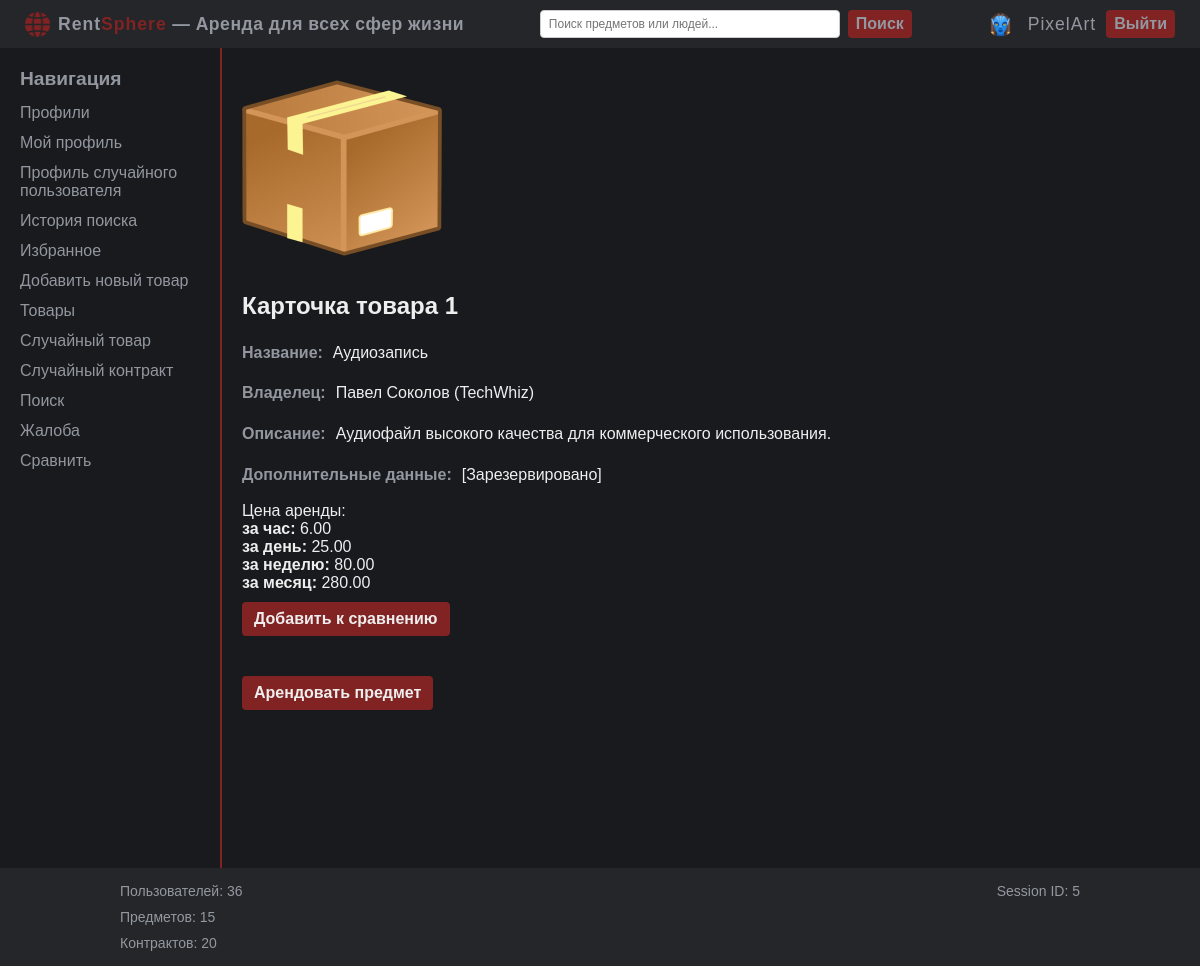
/items/1 (signed in), run on the app's committed database.
### models.py (models this page shows, shortened)
class User(Base):
    __tablename__ = "users"
    id = Column(Integer, primary_key=True)
    login = Column(String(100), unique=True, nullable=False)
    password = Column(String(200), nullable=False)
    ipn = Column(Integer)
    first_name = Column(String(100))
    last_name = Column(String(100))
    phone_number = Column(String(20))
    email = Column(String(100), unique=True, nullable=False)
    avatar = Column(String(255))
    register_date = Column(Integer)
    compare_items = Column(types.JSON, default=[], nullable=True)
    items = relationship("Item", backref="owner_user")

class Item(Base):
    __tablename__ = "items"
    id = Column(Integer, primary_key=True)
    photo = Column(String(255))
    name = Column(String(255), nullable=False)
    desc = Column(Text)
    price_h = Column(Numeric(10, 2), nullable=True)
    price_d = Column(Numeric(10, 2), nullable=True)
    price_w = Column(Numeric(10, 2), nullable=True)
    price_m = Column(Numeric(10, 2), nullable=True)
    owner_id = Column(Integer, ForeignKey("users.id"))
    owner = relationship("User", backref="owner_items")

### app.py (the view)
@app.route("/items/<item_id>", methods=["GET", "POST", "DELETE"])
def item_details(item_id):
    if request.method == "GET":
        if not session.get("user_id"):
            return redirect(url_for("login"))
        item = models.Item.query.filter_by(id=item_id).first()
        if not item:
            return "Item not found", 404
        item_data = {"photo": item.photo,
                     "name": item.name,
                     "desc": item.desc,
                     "price_h": item.price_h,
                     "price_d": item.price_d,
                     "price_w": item.price_w,
                     "price_m": item.price_m,
                     "owner_id": item.owner_id}
        owner = models.User.query.filter_by(id=item.owner_id).first()
        item_owner_data = {
            "first_name": owner.first_name,
            "last_name": owner.last_name,
            "login": owner.login,
        } if owner else None
        contract = models.Contract.query.filter_by(item_id=item_id).first()
        contract_data = {
            "renter_id": contract.renter_id,
            "date_end": contract.date_end,
            "is_available": contract.is_available,
        } if contract else None
        item_renter_data = None
        if contract and contract.renter_id:
            renter = models.User.query.filter_by(id=contract.renter_id).first()
            item_renter_data = {
                "first_name": renter.first_name,
                "last_name": renter.last_name,
                "login": renter.login,
            } if renter else None
        user_id = session.get("user_id")
        user = models.User.query.filter_by(id=user_id).first()
        compare_list = user.compare_items or []
        return render_template("item_details.html",
                               item_id=item_id,
                               item=item_data,
                               contract=contract_data,
                               item_owner=item_owner_data,
                               item_renter=item_renter_data,
                               compare_list=compare_list,
                               user=True)
    if request.method == "POST":
        return "POST"
    if request.method == "DELETE":
        return f"DELETE {item_id}"

### app.py (called while the page is built)
@app.teardown_request
def teardown_request(exceptions=None):
    db_session.remove()

@app.context_processor
def stats_data():
    session_id = session.get("user_id")
    users_total = models.User.query.count()
    items_total = models.Item.query.count()
    contracts_total = models.Contract.query.count()
    stats = {"users_total": users_total,
             "items_total": items_total,
             "contracts_total": contracts_total,
             "session_id": session_id}
    return dict(stats=stats)

@app.context_processor
def inject_user():
    user_id = session.get("user_id")
    user_data = {"id": None, "login": "Guest"}
    if user_id:
        try:
            user_id = int(user_id)
            user = models.User.query.filter_by(id=user_id).first()
            if user:
                user_data = {"id": user.id, "login": user.login}
        except (TypeError, ValueError):
            print(f"Пользователь с ID неверного типа: {type(user_id)}")
            user_data["id"] = None
            session["user_id"] = None
    return {"current_user": user_data}

### templates/item_details.html (shortened to what this page needs)
{% extends 'base.html' %}
{% block content %}
    {% if user %}
        <div class="item-image">
            <img src="{{ url_for('static', filename='images/items/default_item.png') }}" alt="Image" width="300" height="300">
        </div>
        <div class="item-content">
            <h2>Карточка товара {{ item_id }}</h2>
            <div class="item-info-field"><strong>Название:</strong> <span>{{ item.name }}</span></div>
            <div class="item-info-field"><strong>Владелец:</strong> <span>{{ item_owner.first_name }} {{ item_owner.last_name }} ({{ item_owner.login }})</span></div>
            <div class="item-info-field"><strong>Описание:</strong> <span>{{ item.desc }}</span></div>
            <div class="item-info-field"><strong>Дополнительные данные:</strong> <span>[Зарезервировано]</span></div>
            <span class="item-price-field">Цена аренды:</span>
            {% if item.price_h %}
            <div class="item-price-field"><strong>за час:</strong> <span>{{ item.price_h }}</span></div>
            {% endif %}
            {% if item.price_d %}
                <div class="item-price-field"><strong>за день:</strong> <span>{{ item.price_d }}</span></div>
            {% endif %}
            {% if item.price_w %}
                <div class="item-price-field"><strong>за неделю:</strong> <span>{{ item.price_w }}</span></div>
            {% endif %}
            {% if item.price_m %}
                <div class="item-price-field"><strong>за месяц:</strong> <span>{{ item.price_m }}</span></div>
            {% endif %}
        </div>
        <form action="{{ url_for('add_to_compare') }}" method="GET" class="compare-form-item">
                {% if item_id in compare_list %}
                    <button type="submit" class="compare-button-remove">
                    Убрать из сравнения
                    </button>
                {% else %}
                    <button type="submit" class="compare-button-add">
                    Добавить к сравнению
                    </button>
                {% endif %}
        </form>
        {% if contract.is_available %}
            <form action="{{ url_for('create_contract') }}" method="GET" class="book-item">
                    <button type="submit" class="button-book-item">
                    Арендовать предмет
                    </button>
            </form>
        {% else %}
            <div>Товар недоступен к бронированию.</div>
        {% endif %}
    {% else %}
        <div class="no-data">Товар не найден или данные недоступны.</div>
    {% endif %}
{% endblock %}

### templates/base.html (shortened to what this page needs)
<!DOCTYPE html>
<html lang="ru">
<head>
    <link rel="stylesheet" href="{{ url_for('static', filename='css/styles.css') }}">
</head>
<body>
    <div class="layout">
        <div class="header">
            <div class="header-left">
                <img src="{{ url_for('static', filename='images/logo_red.png') }}" alt="Logo" class="logo">
                <span class="brand-name"><span class="rent">Rent</span><span class="sphere">Sphere</span> — Аренда для всех сфер жизни</span>
            </div>
            <form class="header-search" action="/search" method="GET">
                <input type="text" name="q" class="search-field" placeholder="Поиск предметов или людей...">
                <button type="submit" class="search-button">Поиск</button>
            </form>
            <div class="header-right">
                {% if not current_user.id %}
                    <a href="/login">Войти</a>
                    <a href="/register">Регистрация</a>
                {% else %}
                    <img src="{{ url_for('static', filename='images/default_avatar.png') }}" alt="Аватар" class="header-avatar">
                    <span class="header-user">{{ current_user.login }}</span>
                    <a href="/logout">Выйти</a>
                {% endif %}
            </div>
        </div>
        <div class="center-container">
            <div class="sidebar">
                <span>Навигация</span>
                {% if current_user.id %}
                    <a href="/profiles">Профили</a>
                    <a href="{{ url_for('profile', user_id=current_user.id) }}">Мой профиль</a>
                    <a href="/profiles/random_user">Профиль случайного пользователя</a>
                    <a href="/profiles/search_history">История поиска</a>
                    <a href="/profiles/favorites">Избранное</a>
                    <a href="/items/add">Добавить новый товар</a>
                    <a href="/items">Товары</a>
                    <a href="/items/random_item_details">Случайный товар</a>
                    <a href="/contracts/random_contract">Случайный контракт</a>
                    <a href="/search">Поиск</a>
                    <a href="/complain">Жалоба</a>
                    <a href="/compare">Сравнить</a>
                {% endif %}
            </div>
            <div class="content-area">
                {% block content %}{% endblock %}
            </div>
        </div>
        <div class="footer">
            <table class="stats-table">
                <tr>
                    <td class="left-col">Пользователей: {{ stats.users_total }}</td>
                    <td class="right-col">Session ID: {{ stats.session_id }}</td>
                </tr>
                <tr>
                    <td class="left-col">Предметов: {{ stats.items_total }}</td>
                    <td class="right-col"></td>
                </tr>
                <tr>
                    <td class="left-col">Контрактов: {{ stats.contracts_total }}</td>
                    <td class="right-col"></td>
                </tr>
            </table>
        </div>
    </div>
</body>
</html>

### static/css/styles.css (style rules this page uses)
body { background-color: #181A1D; color: #EEEEEE; margin: 0; font-family: Arial, sans-serif; }
.header, .footer { background-color: #242629; color: #9398A0; padding: 10px; text-align: center; }
.center-container { display: flex; }
.content-area { flex-grow: 1; background-color: #181A1D; padding: 20px; color: #EEEEEE; }
.stats-table { width: 1000px; margin: 0 auto; border-collapse: collapse; }
.stats-table td { padding: 5px 20px; vertical-align: middle; border: none; font-size: 14px; }
.left-col { text-align: left; }
.right-col { text-align: right; }

### static/css/modules/sidebar.css (style rules this page uses)
.sidebar { background-color: #181A1D; color: #92979F; padding: 20px; width: 180px; height: calc(100vh - 20px); overflow-y: auto; float: left; }
.sidebar span { font-size: 1.2em; margin-bottom: 8px; display: block; font-weight: bold; }
.sidebar a { display: block; color: #92979F; text-decoration: none; padding: 6px 0; }
.sidebar + .content-area { border-left: 2px solid #812223; }

### static/css/modules/forms.css (style rules this page uses)
.compare-form-item { display: inline-block; margin: 10px 0; }
.compare-form-item button { color: #EEEEEE; background-color: #812223; padding: 8px 12px; font-weight: bold; font-size: 1em; border: none; border-radius: 4px; cursor: pointer; transition: background-color 0.3s ease, transform 0.2s ease; width: auto; }
.compare-button-add { background-color: #812223; }
.book-item { margin-top: 20px; }
.button-book-item { color: #EEEEEE; background-color: #812223; padding: 8px 12px; font-weight: bold; font-size: 1em; border: none; border-radius: 4px; cursor: pointer; transition: background-color 0.3s ease, transform 0.2s ease; margin-top: 10px; }

### static/css/modules/header.css (style rules this page uses)
.header { display: flex; justify-content: space-between; align-items: center; padding: 5px 10px; background-color: #242629; }
.header-left { display: flex; align-items: center; }
.logo { width: 25px; height: 25px; margin-right: 8px; margin-left: 15px; }
.brand-name { color: #9398A0; font-weight: bold; font-size: 1.1em; letter-spacing: 0.5px; }
.rent { font-weight: bold; color: #9398A0; letter-spacing: 1px; }
.sphere { font-weight: bold; color: #812223; letter-spacing: 1px; }
.header-search { display: flex; align-items: center; justify-content: center; flex: 1; }
.search-field { padding: 6px 8px; font-size: 12px; border: 1px solid #ccc; border-radius: 4px; width: 300px; box-sizing: border-box; }
.search-button { color: #9398A0; background-color: #812223; padding: 5px 8px; font-weight: bold; font-size: 1em; border: none; border-radius: 4px; cursor: pointer; margin-left: 8px; transition: background-color 0.3s ease; }
.header-right { display: flex; align-items: center; justify-content: flex-end; gap: 10px; }
.header a { color: #9398A0; background-color: #812223; padding: 5px 8px; text-decoration: none; font-weight: bold; font-size: 1em; border-radius: 4px; margin-right: 15px; transition: background-color 0.3s ease; }
.header-avatar { width: 25px; height: 25px; border-radius: 50%; margin-right: 5px; }
.header-user { color: #9398A0; font-size: 1.1em; letter-spacing: 1px; display: flex; align-items: center; }

### static/css/modules/item.css (style rules this page uses)
.item-image img { width: 200px; height: 200px; object-fit: cover; border-radius: 8px; }

### static/css/modules/contract.css (style rules this page uses)
.item-info-field { display: flex; flex-wrap: wrap; margin-bottom: 15px; line-height: 1.6; font-size: 16px; }
.item-info-field strong { margin-right: 10px; color: #92979F; }

### data on the page
User: login "PixelArt"
Item: name "Аудиозапись", desc "Аудиофайл высокого качества для коммерческого использования.", price_h "6.00", price_d "25.00", price_w "80.00", price_m "280.00"
User: first_name "Павел", last_name "Соколов", login "TechWhiz"

### other printed values
{{ item_id }} "1"
{{ stats.users_total }} "36"
{{ stats.session_id }} "5"
{{ stats.items_total }} "15"
{{ stats.contracts_total }} "20"
